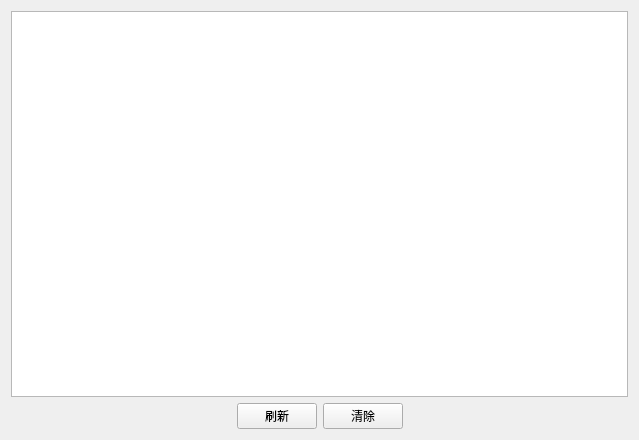
<?xml version="1.0" encoding="UTF-8"?>
<ui version="4.0">
 <class>Form</class>
 <widget class="QWidget" name="Form">
  <property name="geometry">
   <rect>
    <x>0</x>
    <y>0</y>
    <width>639</width>
    <height>440</height>
   </rect>
  </property>
  <property name="windowTitle">
   <string>Form</string>
  </property>
  <layout class="QVBoxLayout" name="verticalLayout">
   <item>
    <widget class="QTableWidget" name="tableWidget"/>
   </item>
   <item>
    <layout class="QHBoxLayout" name="horizontalLayout">
     <item>
      <spacer name="horizontalSpacer_2">
       <property name="orientation">
        <enum>Qt::Horizontal</enum>
       </property>
       <property name="sizeHint" stdset="0">
        <size>
         <width>40</width>
         <height>20</height>
        </size>
       </property>
      </spacer>
     </item>
     <item>
      <widget class="QPushButton" name="flashButton">
       <property name="text">
        <string>刷新</string>
       </property>
      </widget>
     </item>
     <item>
      <widget class="QPushButton" name="clearButton">
       <property name="text">
        <string>清除</string>
       </property>
      </widget>
     </item>
     <item>
      <spacer name="horizontalSpacer">
       <property name="orientation">
        <enum>Qt::Horizontal</enum>
       </property>
       <property name="sizeHint" stdset="0">
        <size>
         <width>40</width>
         <height>20</height>
        </size>
       </property>
      </spacer>
     </item>
    </layout>
   </item>
  </layout>
 </widget>
 <resources/>
 <connections/>
</ui>
